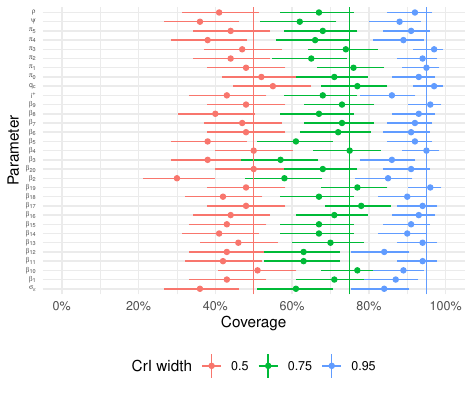

Generate this figure with R:
library(dplyr)
library(ggplot2)
library(patchwork)
library(purrr)
library(stringr)
library(tidybayes)
library(tidyr)
source(here::here("utils.R"))
source(here::here("SEIR/utils.R"))

# rename_params = function(name) {
#     case_match(
#         "beta[0]" ~ "sigma",
#         "matrix_modifiers" ~ "beta[c]",
#         "i0" ~ "i"
#     )
# }

# posterior_intervals |>
#     distinct(parameter) |>
#     mutate(a = rename_params(parameter))

posterior_samples = readr::read_csv(
    here::here("SEIR/sim/posteriors_combined.csv")
)
posterior_samples |>
    filter(parameter == "psir", iteration > 500e3) |>
    ggplot(aes(iteration, value)) +
    geom_line() +
    facet_wrap(~ sim, scales = "free_y")
posterior_intervals = posterior_samples |>
    filter(iteration > 500e3) |>
    group_by(sim, parameter) |>
    median_qi(value, .width = c(0.5, 0.75, 0.95))
true_params =  readr::read_csv(
    here::here("SEIR/sim/true_vals.csv")
) |>
    rename(parameter = param)
coverage = posterior_intervals |>
    left_join(true_params, by = c("sim", "parameter")) |>
    mutate(
        contains = .lower <= true & true <= .upper,
    ) |>
    summarise(
        x = sum(contains),
        n = n(),
        .by = c(parameter, .width)
    ) |>
    mutate(binom::binom.confint(x, n, methods = "exact"))
p_coverage = ggplot(coverage, aes(colour = factor(.width))) +
    geom_point(aes(y = parameter, x = mean)) +
    geom_errorbarh(
        aes(xmin = lower, xmax = upper, y = parameter),
        height = 0
    ) +
    standard_plot_theming() +
    coord_cartesian(xlim = c(0, 1)) +
    scale_x_continuous(
        breaks = seq(0, 1, 0.2),
        minor_breaks = seq(0, 1, 0.1),
        labels = scales::percent
    ) +
    geom_vline(
        aes(xintercept = .width, colour = factor(.width)),
        data = tibble(distinct(coverage, .width))
    ) +
    labs(
        x = "Coverage",
        y = "Parameter",
        colour = "CrI width"
    ) +
    theme(
        legend.position = "bottom",
        axis.text.y = element_text(
            size = 5,
            lineheight = 1.2
        )
    ) +
    scale_y_discrete(labels = parameter_labels)
ggsave(
    filename = here::here("SEIR/sim/coverage.pdf"),
    plot = p_coverage,
    width = 12,
    height = 10,
    unit = "cm"
)

p_true_vs_posterior = posterior_intervals |>
    # grab any width: only care about point estimates here
    filter(.width == 0.95, !str_detect(parameter, "beta")) |>
    # calculate bias by joining with true values
    left_join(true_params, by = c("sim", "parameter")) |>
    ggplot(aes(true, value)) +
    facet_wrap(~ parameter, scales = "free") +
    geom_abline(slope = 1, intercept = 0) +
    geom_smooth(method = "lm", formula = y ~ x) +
    standard_plot_theming() +
    geom_point() +
    geom_errorbar(aes(ymin = .lower, ymax = .upper), width = 0) +
    labs(
        y = "Posterior median",
        x = "True value"
    )
ggsave(
    filename = here::here("SEIR/sim/true_vs_posterior.png"),
    plot = p_true_vs_posterior,
    width = 20,
    height = 15,
    units = "cm",
    dpi = 300
)

# posterior_samples |>
#     filter(!str_detect(parameter, "beta"), sim != 59, iteration > 500e3) |>
#     # calculate bias by joining with true values
#     ggplot() +
#     geom_histogram(aes(value, after_stat(density), colour = "Combined posterior", fill = "Combined posterior"), bins = 100) +
#     geom_density(aes(true, colour = "Prior"), data = filter(true_params, !str_detect(parameter, "beta"))) +
#     facet_wrap(~parameter, scales = "free")
#     geom_abline(slope = 1, intercept = 0) +
#     geom_smooth(method = "lm", formula = y ~ x) +
#     standard_plot_theming() +
#     geom_point() +
#     labs(
#         x = "Posterior median",
#         y = "True value"
#     )

# posterior_samples |>
#     filter(!str_detect(parameter, "beta"), sim != 59, iteration > 500e3) |>
#     # calculate bias by joining with true values
#     ggplot() +
#     standard_plot_theming() +
#     geom_density(aes(value, after_stat(density), group = sim), alpha = 0.1) +
#     geom_density(aes(true, colour = "Prior"), data = filter(true_params, !str_detect(parameter, "beta"))) +
#     facet_wrap(~parameter, scales = "free")

# ggsave(
#     filename = here::here("SEIR/sim/summary.png"),
#     plot = p_coverage + p_true_vs_posterior,
#     width = 20,
#     height = 15,
#     units = "cm",
#     dpi = 300
# )

# # Plot bias with error bars
# posterior_intervals |>
#     # grab any width: only care about point estimates here
#     filter(.width == 0.95, !str_detect(parameter, "beta"), sim != 59) |>
#     # calculate bias by joining with true values
#     left_join(true_params, by = c("sim", "parameter" = "param")) |>
#     mutate(
#         bias = value - true,
#         rel_bias = bias / abs(true),
#     ) |>
#     # average over simulations
#     summarise(
#         mean_bias = mean(bias),
#         mean_true = mean(true),
#         mean_rel_bias = mean(rel_bias),
#         sd_rel_bias = sd(rel_bias),
#         lower = mean_rel_bias - qt(0.975, df = n() - 1) * sd_rel_bias / sqrt(n()),
#         upper = mean_rel_bias + qt(0.975, df = n() - 1) * sd_rel_bias / sqrt(n()),
#         .by = parameter
#     ) |>
#     ggplot(aes(mean_rel_bias, parameter)) +
#     geom_point() +
#     geom_errorbarh(
#         aes(xmin = lower, xmax = upper),
#         height = 0
#     ) +
#     geom_vline(xintercept = 0) +
#     standard_plot_theming() +
#     scale_x_continuous(
#         breaks = seq(-1, 1, 0.05),
#         minor_breaks = seq(-1, 1, 0.01),
#         labels = scales::percent
#     ) +
#     labs(
#         x = "Bias",
#         y = "Parameter"
#     )


# # sim 59 issues
# posterior_samples |>
#     filter(sim == 59) |>
#     ggplot(aes(iteration, value)) +
#     facet_wrap(~ parameter, scales = "free") +
#     geom_line()
# data = readr::read_csv(
#     here::here("SEIR/sim/sim_output.csv")
# )
# data |>
#     filter(sim == 50) |>
#     ggplot(aes(date, obs_prevalence)) +
#     geom_point() +
#     facet_wrap(~age) + 
#     geom_line(aes(y = prevalence))

# data |>
#     ggplot(aes(date)) +
#     facet_wrap(~age) + 
#     geom_line(aes(y = prevalence, colour = (sim == 59), group = sim), alpha = 0.1)

# posterior_intervals |>
#     filter(parameter == "theta", value < -30, .width == 0.95)
# posterior_samples |>
#     filter(parameter == "theta", sim == 11, iteration > 500e3) |>
#     ggplot(aes(iteration, value)) +
#     geom_line() +
#     standard_plot_theming()

# posterior_intervals |>
#     filter(value == .lower | value == .upper, .width == 0.5) |>
#     count(sim)
